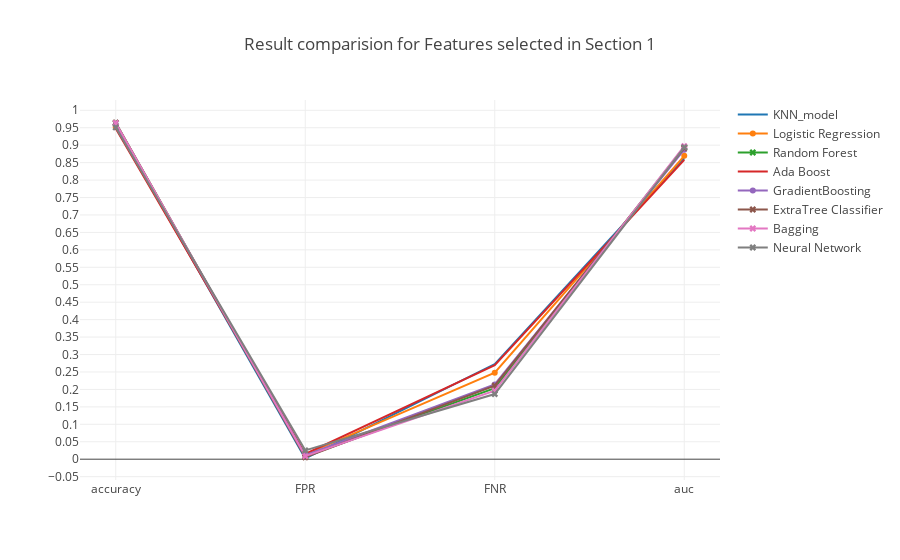

This figure's notebook cell:
### Markdown cell above
### <a id='1.A' style="text-decoration : none; color : #000000;"> A Results</a>

### Code cell
trace0 = go.Scatter(x=table_80_50_test.iloc[0].index.values[[0,5,6,7]],
                    y=table_80_50_test.iloc[0].values[[0,5,6,7]],
                    mode = 'lines',
                    name = 'KNN_model')

trace1 = go.Scatter(x=table_80_50_test.iloc[1].index.values[[0,5,6,7]],
                    y=table_80_50_test.iloc[1].values[[0,5,6,7]],
                    mode = 'lines+markers',
                    name = 'Logistic Regression')

trace2 = go.Scatter(x=table_80_50_test.iloc[2].index.values[[0,5,6,7]],
                    y=table_80_50_test.iloc[2].values[[0,5,6,7]],
                    mode = 'lines+markers',marker=dict(symbol='x'),
                    name = 'Random Forest')


trace3 = go.Scatter(x=table_80_50_test.iloc[3].index.values[[0,5,6,7]],
                    y=table_80_50_test.iloc[3].values[[0,5,6,7]],
                    mode = 'lines',
                    name = 'Ada Boost')

trace4 = go.Scatter(x=table_80_50_test.iloc[4].index.values[[0,5,6,7]],
                    y=table_80_50_test.iloc[4].values[[0,5,6,7]],
                    mode = 'lines+markers',
                    name = 'GradientBoosting')

trace5 = go.Scatter(x=table_80_50_test.iloc[5].index.values[[0,5,6,7]],
                    y=table_80_50_test.iloc[5].values[[0,5,6,7]],
                    mode = 'lines+markers',marker=dict(symbol='x'),
                    name = 'ExtraTree Classifier')

trace6 = go.Scatter(x=table_80_50_test.iloc[6].index.values[[0,5,6,7]],
                    y=table_80_50_test.iloc[6].values[[0,5,6,7]],
                    mode = 'lines+markers',marker=dict(symbol='x'),
                    name = 'Bagging')

trace7 = go.Scatter(x=table_80_50_test.iloc[7].index.values[[0,5,6,7]],
                    y=table_80_50_test.iloc[7].values[[0,5,6,7]],
                    mode = 'lines+markers',marker=dict(symbol='x'),
                    name = 'Neural Network')



data = [trace0, trace1, trace2, trace3, trace4, trace5, trace6, trace7]
layout = go.Layout(yaxis=dict(tick0=0,dtick=0.05),title='Result comparision for Features selected in Section 1')
fig = go.Figure(data=data, layout=layout)

iplot(fig, filename='Result')

### Figure 1 — Plotly figure (JSON) as saved in the notebook; plotly's stock layout.template omitted (floating-point values rounded to 4 significant figures)
{"data": [{"mode": "lines", "name": "KNN_model", "type": "scatter", "uid": "9ec1f757-a389-4aba-a00c-2296ae879e8c", "x": ["accuracy", "FPR", "FNR", "auc"], "y": [0.958, 0.002339, 0.2727, 0.8625]}, {"mode": "lines+markers", "name": "Logistic Regression", "type": "scatter", "uid": "d55c2333-d5bd-4bb6-bda3-7a73ba9702ec", "x": ["accuracy", "FPR", "FNR", "auc"], "y": [0.9522, 0.01328, 0.2479, 0.8694]}, {"marker": {"symbol": "x"}, "mode": "lines+markers", "name": "Random Forest", "type": "scatter", "uid": "93ddd50a-6395-4665-9bab-be2935500ada", "x": ["accuracy", "FPR", "FNR", "auc"], "y": [0.9636, 0.007602, 0.2038, 0.8943]}, {"mode": "lines", "name": "Ada Boost", "type": "scatter", "uid": "9d27a4d6-8220-4ed3-b039-fecab05dba5d", "x": ["accuracy", "FPR", "FNR", "auc"], "y": [0.9475, 0.01512, 0.2693, 0.8578]}, {"mode": "lines+markers", "name": "GradientBoosting", "type": "scatter", "uid": "ff6ad5fa-f884-49cb-a67c-78f9a3dd525d", "x": ["accuracy", "FPR", "FNR", "auc"], "y": [0.9588, 0.01136, 0.2145, 0.8871]}, {"marker": {"symbol": "x"}, "mode": "lines+markers", "name": "ExtraTree Classifier", "type": "scatter", "uid": "018a5bf4-608b-474d-9959-cdbf07b4cd75", "x": ["accuracy", "FPR", "FNR", "auc"], "y": [0.9643, 0.005597, 0.2106, 0.8919]}, {"marker": {"symbol": "x"}, "mode": "lines+markers", "name": "Bagging", "type": "scatter", "uid": "94334ba7-f8da-448d-a24f-a4553d88faec", "x": ["accuracy", "FPR", "FNR", "auc"], "y": [0.9636, 0.008855, 0.1965, 0.8973]}, {"marker": {"symbol": "x"}, "mode": "lines+markers", "name": "Neural Network", "type": "scatter", "uid": "1bc7a667-f2c0-4a6c-9db4-15072b013514", "x": ["accuracy", "FPR", "FNR", "auc"], "y": [0.9509, 0.0254, 0.1868, 0.8939]}], "layout": {"title": "Result comparision for Features selected in Section 1", "yaxis": {"dtick": 0.05, "tick0": 0}}}
